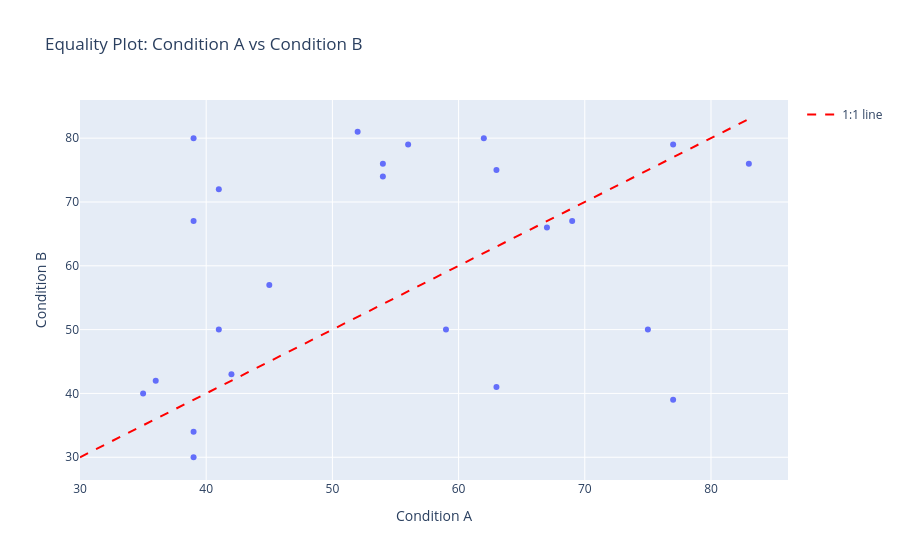

The code cell stored with this chart in its notebook:
### Code cell
import plotly.express as px
import plotly.graph_objects as go

equality_line = px.scatter(data_df, x='Condition A', y='Condition B', 
                 hover_data=['Sample', 'RAP', 'NMAS', 'HMA_WMA'],
                 title='Equality Plot: Condition A vs Condition B')

min_val = min(data_df[['Condition A', 'Condition B']].min())
max_val = max(data_df[['Condition A', 'Condition B']].max())
equality_line.add_trace(go.Scatter(x=[min_val, max_val], y=[min_val, max_val],
                         mode='lines', name='1:1 line',
                         line=dict(dash='dash', color='red')))

equality_line.show()

### Figure 1 — Plotly figure (JSON) as saved in the notebook; plotly's stock layout.template omitted (floating-point values rounded to 4 significant figures)
{"data": [{"customdata": [[1, 0, 12.5, "HMA"], [2, 0, 12.5, "HMA"], [3, 0, 12.5, "HMA"], [4, 15, 12.5, "WMA"], [5, 15, 12.5, "WMA"], [6, 15, 12.5, "WMA"], [7, 0, 19, "HMA"], [8, 0, 19, "HMA"], [9, 0, 19, "HMA"], [10, 15, 19, "WMA"], [11, 15, 19, "WMA"], [12, 15, 19, "WMA"], [13, 0, 12.5, "HMA"], [14, 0, 12.5, "HMA"], [15, 0, 12.5, "HMA"], [16, 15, 12.5, "WMA"], [16, 15, 12.5, "WMA"], [6, 15, 12.5, "WMA"], [7, 0, 19, "HMA"], [8, 0, 19, "HMA"], [9, 0, 19, "HMA"], [10, 15, 19, "WMA"], [11, 15, 19, "WMA"], [12, 15, 19, "WMA"]], "hovertemplate": "Condition A=%{x}<br>Condition B=%{y}<br>Sample=%{customdata[0]}<br>RAP=%{customdata[1]}<br>NMAS=%{customdata[2]}<br>HMA_WMA=%{customdata[3]}<extra></extra>", "legendgroup": "", "marker": {"color": "#636efa", "symbol": "circle"}, "mode": "markers", "name": "", "orientation": "v", "showlegend": false, "type": "scatter", "x": [41, 77, 69, 54, 39, 45, 75, 62, 39, 36, 52, 39, 41, 63, 59, 54, 77, 42, 83, 39, 56, 67, 35, 63], "xaxis": "x", "y": [72, 79, 67, 74, 34, 57, 50, 80, 30, 42, 81, 67, 50, 75, 50, 76, 39, 43, 76, 80, 79, 66, 40, 41], "yaxis": "y"}, {"line": {"color": "red", "dash": "dash"}, "mode": "lines", "name": "1:1 line", "type": "scatter", "x": [30, 83], "y": [30, 83]}], "layout": {"legend": {"tracegroupgap": 0}, "title": {"text": "Equality Plot: Condition A vs Condition B"}, "xaxis": {"anchor": "y", "domain": [0, 1], "title": {"text": "Condition A"}}, "yaxis": {"anchor": "x", "domain": [0, 1], "title": {"text": "Condition B"}}}}
